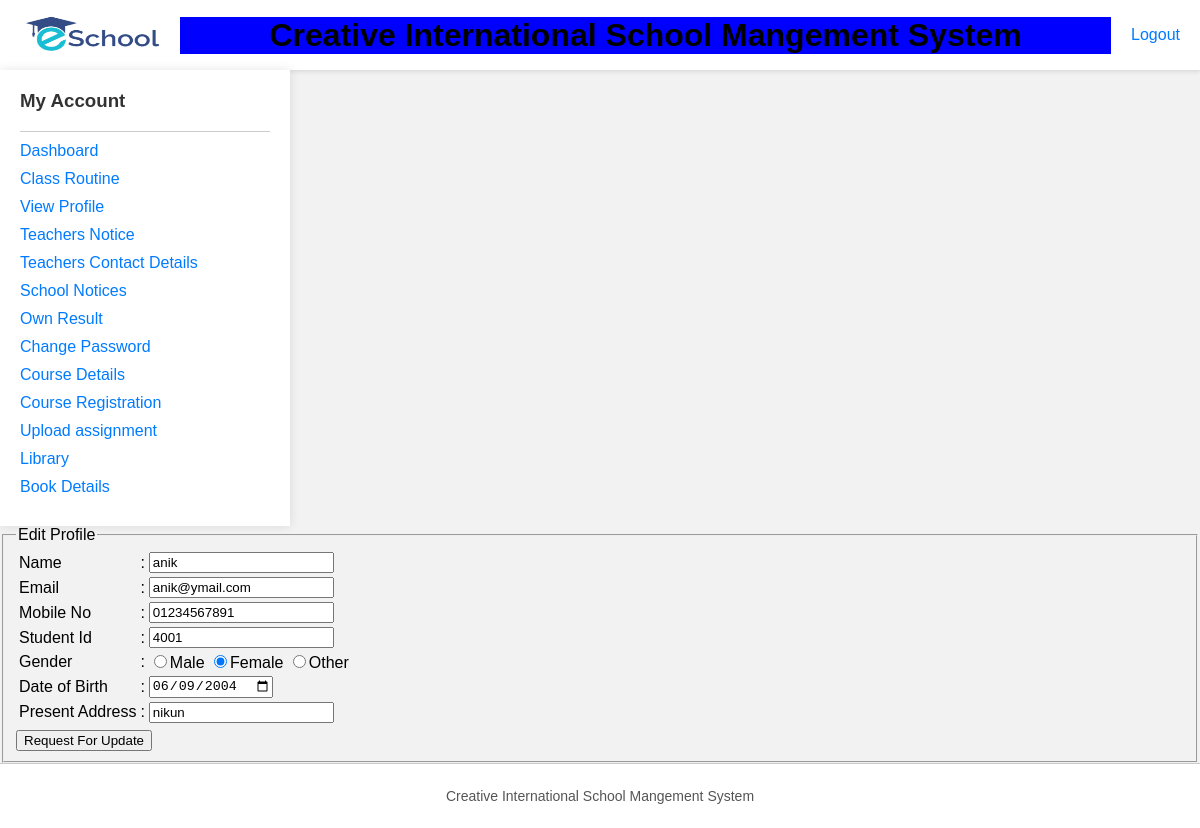
Screenshot of /School-management-system-main/School-management-system-main/student/view/edit.php (signed in) with the database file from the repository.
### tables this page shows
CREATE TABLE `student` (
  `id` varchar(20) NOT NULL,
  `name` varchar(70) NOT NULL,
  `email` varchar(70) NOT NULL,
  `mobile` varchar(70) NOT NULL,
  `gender` varchar(70) NOT NULL,
  `dob` varchar(10) NOT NULL,
  `class` varchar(10) NOT NULL,
  `section` varchar(10) NOT NULL,
  `roll` varchar(70) NOT NULL,
  `p_address` varchar(70) NOT NULL,
  `password` varchar(70) NOT NULL,
  `marks` varchar(10) NOT NULL
);

### School-management-system-main/School-management-system-main/student/model/DatabaseConnection.php (called while the page is built, shortened)
<?php
	function getUserById($Id){
		$conn = getConnection();
		$sql = "select * from student where id='{$Id}'";
		$result = mysqli_query($conn, $sql);
		$row = mysqli_fetch_assoc($result);
		return $row;
	}
?>

### School-management-system-main/School-management-system-main/student/view/edit.php (the view, shortened to what this page needs)
<?php
include('header.php');
include_once('../model/DatabaseConnection.php');
$viemyinfo = getUserbyid($_COOKIE['id']);
?>
<?php include('sideBar.php'); ?>
<td>
  <fieldset>
    <legend>Edit Profile</legend>
    <form class="" action="../controller/editCheck.php" onsubmit="return val()" method="post">
      <table>
        <tr>
          <td>Name</td>
          <td>:</td>
          <td><input type="text" id="name" name="name" placeholder="Enter Full Name" value="<?php echo $viemyinfo['name']; ?>"></td>
        </tr>
        <tr>
          <td>Email</td>
          <td>:</td>
          <td><input type="email" id="email" name="email" value="<?php echo $viemyinfo['email']; ?>"></td>
        </tr>
        <tr>
          <td>Mobile No</td>
          <td>:</td>
          <td><input type="number" id="mobile" name="mobile" value="<?php echo $viemyinfo['mobile']; ?>"></td>
        </tr>
        <tr>
          <td>Student Id</td>
          <td>:</td>
          <td> <input type="number" id="id" name="id" value="<?php echo $viemyinfo['id']; ?>"></td>
        </tr>
        <tr>
          <td>Gender</td>
          <td>:</td>
          <td><input type="radio" id="gender" name="gender" <?php if ($viemyinfo['gender'] == "male") { ?> checked="true" <?php } ?> value="male">Male
            <input type="radio" id="gender" name="gender" <?php if ($viemyinfo['gender'] == "female") { ?> checked="true" <?php } ?> value="female">Female
            <input type="radio" id="gender" name="gender" <?php if ($viemyinfo['gender'] == "other") { ?> checked="true" <?php } ?> value="other">Other
          </td>
        </tr>
        <tr>
          <td>Date of Birth</td>
          <td>:</td>
          <td><input type="date" id="dob" name="dob" value="<?php echo $viemyinfo['dob']; ?>"></td>
        </tr>
        <tr>
          <td>Present Address</td>
          <td>:</td>
          <td><input type="text" id="p_address" name="p_address" value="<?php echo $viemyinfo['p_address']; ?>"></td>
        </tr>
        <tr>
          <td colspan="3">
          </td>
        </tr>
      </table>
      <input type="submit" name="submit" value="Request For Update">
    </form>
  </fieldset>
</td>
<?php include('footer.php'); ?>

### School-management-system-main/School-management-system-main/student/view/header.php (style rules this page uses)
body { font-family: Arial, sans-serif; margin: 0; padding: 0; background-color: #f2f2f2; }

### School-management-system-main/School-management-system-main/student/view/sideBar.php (style rules this page uses)
body { font-family: Arial, sans-serif; margin: 0; padding: 0; background-color: #f2f2f2; }

### School-management-system-main/School-management-system-main/student/view/footer.php (style rules this page uses)
body { font-family: Arial, sans-serif; margin: 0; padding: 0; background-color: #f2f2f2; }

### rows the page displays
student: name "anik", email "anik@ymail.com", mobile "01234567891", id "4001", gender "☑", dob "06/09/2004", p_address "nikun"
